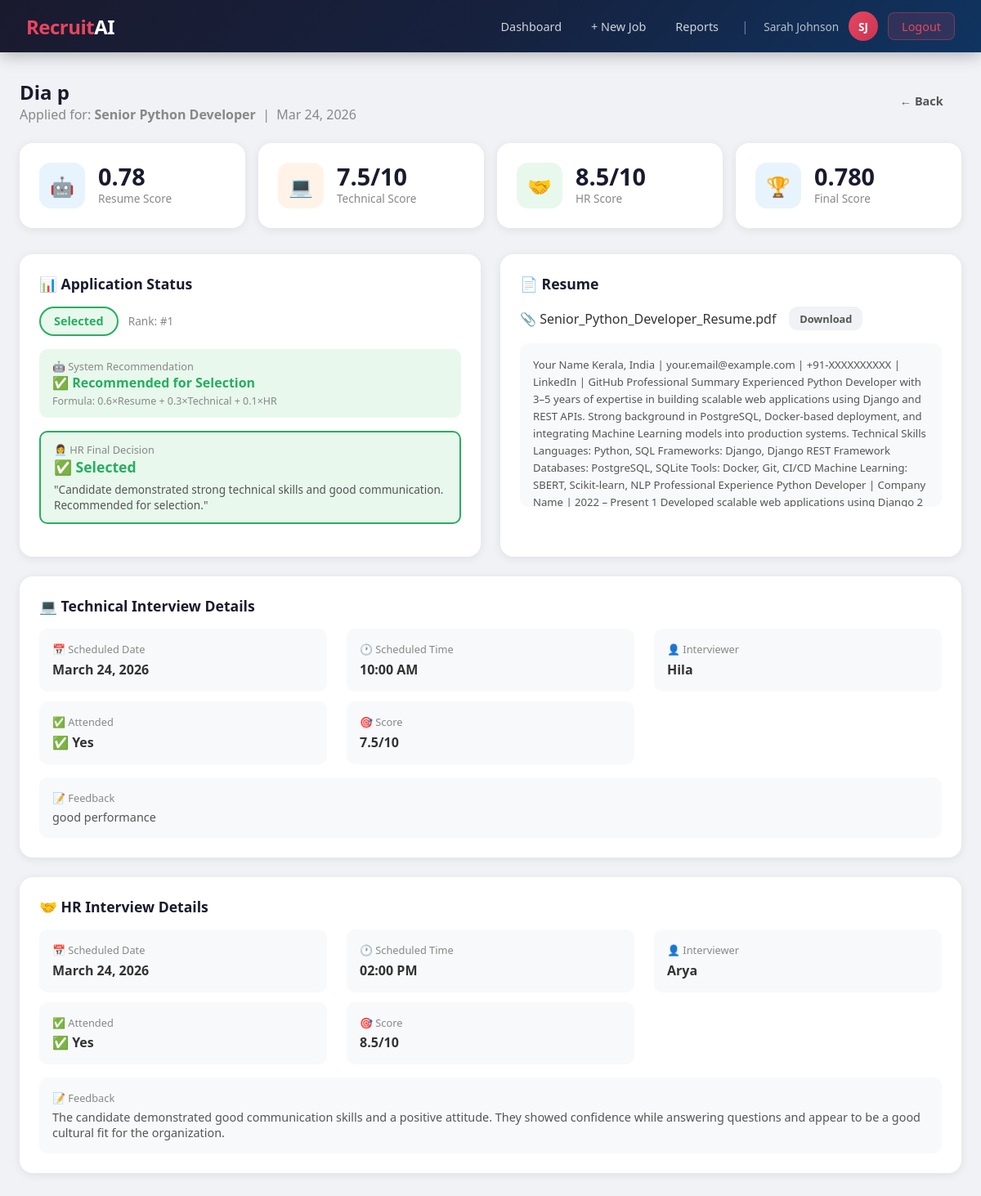
The app's page /hr/applications/3/ (signed in) with its own data.
### core/models.py (models this page shows, shortened)
class Application(models.Model):
    STATUS_CHOICES = [
        ('applied', 'Applied'),
        ('not_shortlisted', 'Not Shortlisted'),
        ('shortlisted', 'Shortlisted'),
        ('technical_scheduled', 'Technical Interview Scheduled'),
        ('technical_completed', 'Technical Interview Completed'),
        ('hr_scheduled', 'HR Interview Scheduled'),
        ('hr_completed', 'HR Interview Completed'),
        ('system_recommended', 'System Recommended'),
        ('selected', 'Selected'),
        ('rejected', 'Rejected'),
    ]
    RECOMMENDATION_CHOICES = [
        ('selected', 'Selected'),
        ('rejected', 'Rejected'),
    ]
    job = models.ForeignKey(
        Job,
        on_delete=models.CASCADE,
        related_name='applications'
    )
    candidate = models.ForeignKey(
        User,
        on_delete=models.CASCADE,
        related_name='applications'
    )
    resume = models.FileField(
        upload_to='resumes/'
    )
    resume_text = models.TextField(
        blank=True
    )
    status = models.CharField(
        max_length=30,
        choices=STATUS_CHOICES,
        default='applied',
        null=False,
        blank=False
    )
    rank = models.IntegerField(
        null=True,
        blank=True
    )
    applied_at = models.DateTimeField(
        auto_now_add=True
    )
    updated_at = models.DateTimeField(
        auto_now=True
    )
    resume_score = models.FloatField(
        null=True,
        blank=True
    )
    missing_skills = models.TextField(
        blank=True
    )
    rejection_reason = models.TextField(
        blank=True
    )
    technical_date = models.DateField(
        null=True,
        blank=True
    )
    technical_time = models.TimeField(
        null=True,
        blank=True
    )
    technical_interviewer = models.CharField(
        max_length=100,
        blank=True
    )
    technical_score = models.FloatField(
        null=True,
        blank=True
    )
    technical_attended = models.BooleanField(
        null=True,
        blank=True
    )
    technical_feedback = models.TextField(
        blank=True
    )
    hr_date = models.DateField(
        null=True,
        blank=True
    )
    hr_time = models.TimeField(
        null=True,
        blank=True
    )
    hr_interviewer = models.CharField(
        max_length=100,
        blank=True
    )
    hr_score = models.FloatField(
        null=True,
        blank=True
    )
    hr_attended = models.BooleanField(
        null=True,
        blank=True
    )
    hr_feedback = models.TextField(
        blank=True
    )
    final_score = models.FloatField(
        null=True,
        blank=True
    )
    system_recommendation = models.CharField(
        max_length=10,
        choices=RECOMMENDATION_CHOICES,
        null=True,
        blank=True
    )
    final_decision = models.CharField(
        max_length=10,
        choices=RECOMMENDATION_CHOICES,
        null=True,
        blank=True
    )
    hr_decision_notes = models.TextField(
        blank=True
    )
    class Meta:
        unique_together = ('job', 'candidate')
        ordering = ['-resume_score']

class Job(models.Model):
    hr = models.ForeignKey(
        User,
        on_delete=models.CASCADE,
        related_name='jobs'
    )
    title = models.CharField(
        max_length=200
    )
    required_skills = models.TextField(
        help_text="Comma-separated skills"
    )
    required_experience = models.CharField(
        max_length=100
    )
    description = models.TextField()
    start_date = models.DateField(
        null=True,
        blank=True
    )
    end_date = models.DateField(
        null=True,
        blank=True
    )
    created_at = models.DateTimeField(
        auto_now_add=True
    )
    updated_at = models.DateTimeField(
        auto_now=True
    )

### core/views.py (the view)
    @login_required
    def wrapper(request, *args, **kwargs):
        if not hasattr(request.user, 'profile') or not request.user.profile.is_hr():
            messages.error(request, "Access denied. HR only.")
            return redirect('dashboard')
        return func(request, *args, **kwargs)

### core/templates/core/application_detail_hr.html (shortened to what this page needs)
{% extends 'core/base.html' %}
{% block content %}
<div class="container">
    <div style="display:flex; justify-content:space-between; align-items:center; margin-bottom:1.5rem; flex-wrap:wrap; gap:1rem;">
        <div>
            <h1 style="font-size:1.5rem; font-weight:700; color:#1a1a2e;">
                {{ application.candidate.get_full_name|default:application.candidate.username }}
            </h1>
            <p style="color:#888;">Applied for: <strong>{{ application.job.title }}</strong> &nbsp;|&nbsp; {{ application.applied_at|date:"M d, Y" }}</p>
        </div>
        <div style="display:flex; gap:0.75rem; flex-wrap:wrap;">
            <a href="{% url 'job_applicants' application.job.pk %}" class="btn btn-secondary">← Back</a>
        </div>
    </div>
    <div class="stats-grid">
        <div class="stat-card">
            <div class="stat-icon blue">🤖</div>
            <div>
                <div class="stat-value">{% if application.resume_score is not None %}{{ application.resume_score|floatformat:2 }}{% else %}—{% endif %}</div>
                <div class="stat-label">Resume Score</div>
            </div>
        </div>
        <div class="stat-card">
            <div class="stat-icon orange">💻</div>
            <div>
                <div class="stat-value">{% if application.technical_score is not None %}{{ application.technical_score }}/10{% else %}—{% endif %}</div>
                <div class="stat-label">Technical Score</div>
            </div>
        </div>
        <div class="stat-card">
            <div class="stat-icon green">🤝</div>
            <div>
                <div class="stat-value">{% if application.hr_score is not None %}{{ application.hr_score }}/10{% else %}—{% endif %}</div>
                <div class="stat-label">HR Score</div>
            </div>
        </div>
        <div class="stat-card">
            <div class="stat-icon blue">🏆</div>
            <div>
                <div class="stat-value">{% if application.final_score is not None %}{{ application.final_score|floatformat:3 }}{% else %}—{% endif %}</div>
                <div class="stat-label">Final Score</div>
            </div>
        </div>
    </div>
    <div class="grid-2">
        <div class="card">
            <div class="card-title">📊 Application Status</div>
            <div style="margin-bottom:1rem;">
                <span class="badge badge-{{ application.status }}" style="font-size:0.9rem; padding:0.4rem 1rem;">
                    {{ application.get_status_display }}
                </span>
                {% if application.rank %}
                <span style="font-size:0.85rem; color:#888; margin-left:0.5rem;">Rank: #{{ application.rank }}</span>
                {% endif %}
            </div>
            {% if application.system_recommendation %}
            <div style="padding:0.75rem 1rem; border-radius:10px; background:{% if application.system_recommendation == 'selected' %}#e8f8ed{% else %}#fde8e8{% endif %}; margin-bottom:1rem;">
                <div style="font-size:0.8rem; color:#888;">🤖 System Recommendation</div>
                <div style="font-weight:700; color:{% if application.system_recommendation == 'selected' %}#27ae60{% else %}#e74c3c{% endif %};">
                    {% if application.system_recommendation == 'selected' %}✅ Recommended for Selection{% else %}❌ Not Recommended{% endif %}
                </div>
                <div style="font-size:0.78rem; color:#888; margin-top:0.2rem;">
                    Formula: 0.6×Resume + 0.3×Technical + 0.1×HR
                </div>
            </div>
            {% endif %}
            {% if application.final_decision %}
            <div style="padding:0.75rem 1rem; border-radius:10px; background:{% if application.final_decision == 'selected' %}#e8f8ed{% else %}#fde8e8{% endif %}; border:2px solid {% if application.final_decision == 'selected' %}#27ae60{% else %}#e74c3c{% endif %};">
                <div style="font-size:0.8rem; color:#888;">👩‍💼 HR Final Decision</div>
                <div style="font-weight:700; color:{% if application.final_decision == 'selected' %}#27ae60{% else %}#e74c3c{% endif %}; font-size:1.1rem;">
                    {% if application.final_decision == 'selected' %}✅ Selected{% else %}❌ Rejected{% endif %}
                </div>
                {% if application.hr_decision_notes %}
                <div style="font-size:0.85rem; color:#555; margin-top:0.4rem;">{{ application.hr_decision_notes }}</div>
                {% endif %}
            </div>
            {% endif %}
        </div>
        <div class="card">
            <div class="card-title">📄 Resume</div>
            <div style="display:flex; align-items:center; gap:1rem; margin-bottom:1rem;">
                <span>📎 {{ application.resume.name|slice:"8:" }}</span>
                <a href="{{ application.resume.url }}" class="btn btn-secondary btn-sm" download>Download</a>
            </div>
            {% if application.resume_text %}
            <div style="background:#f8f9fa; border-radius:10px; padding:1rem; max-height:200px; overflow-y:auto; font-size:0.82rem; line-height:1.6; color:#555;">
                {{ application.resume_text|truncatewords:150 }}
            </div>
            {% else %}
            <p style="color:#888; font-size:0.9rem;">Resume text not extracted yet.</p>
            {% endif %}
        </div>
    </div>
    {% if application.technical_date or application.technical_score is not None %}
    <div class="card">
        <div class="card-title">💻 Technical Interview Details</div>
        <div class="grid-3">
            <div style="background:#f8f9fa; border-radius:10px; padding:1rem;">
                <div style="font-size:0.8rem; color:#888;">📅 Scheduled Date</div>
                <div style="font-weight:600; margin-top:0.3rem;">
                    {{ application.technical_date|default:"Not set" }}
                </div>
            </div>
            <div style="background:#f8f9fa; border-radius:10px; padding:1rem;">
                <div style="font-size:0.8rem; color:#888;">🕐 Scheduled Time</div>
                <div style="font-weight:600; margin-top:0.3rem;">
                    {% if application.technical_time %}
                        {{ application.technical_time|time:"h:i A" }}
                    {% else %}—{% endif %}
                </div>
            </div>
            <div style="background:#f8f9fa; border-radius:10px; padding:1rem;">
                <div style="font-size:0.8rem; color:#888;">👤 Interviewer</div>
                <div style="font-weight:600; margin-top:0.3rem;">
                    {{ application.technical_interviewer|default:"—" }}
                </div>
            </div>
        </div>
        <div class="grid-3" style="margin-top:0.75rem;">
            <div style="background:#f8f9fa; border-radius:10px; padding:1rem;">
                <div style="font-size:0.8rem; color:#888;">✅ Attended</div>
                <div style="font-weight:600; margin-top:0.3rem;">
                    {% if application.technical_attended == True %}✅ Yes
                    {% elif application.technical_attended == False %}❌ No
                    {% else %}—{% endif %}
                </div>
            </div>
            <div style="background:#f8f9fa; border-radius:10px; padding:1rem;">
                <div style="font-size:0.8rem; color:#888;">🎯 Score</div>
                <div style="font-weight:600; margin-top:0.3rem;">
                    {% if application.technical_score is not None %}
                        {{ application.technical_score }}/10
                    {% else %}—{% endif %}
                </div>
            </div>
        </div>
        {% if application.technical_feedback %}
        <div style="margin-top:1rem; background:#f8f9fa; border-radius:10px; padding:1rem;">
            <div style="font-size:0.8rem; color:#888; margin-bottom:0.3rem;">📝 Feedback</div>
            <div style="font-size:0.9rem; color:#555;">{{ application.technical_feedback }}</div>
        </div>
        {% endif %}
    </div>
    {% endif %}
    {% if application.hr_date or application.hr_score is not None %}
    <div class="card">
        <div class="card-title">🤝 HR Interview Details</div>
        <div class="grid-3">
            <div style="background:#f8f9fa; border-radius:10px; padding:1rem;">
                <div style="font-size:0.8rem; color:#888;">📅 Scheduled Date</div>
                <div style="font-weight:600; margin-top:0.3rem;">
                    {{ application.hr_date|default:"Not set" }}
                </div>
            </div>
            <div style="background:#f8f9fa; border-radius:10px; padding:1rem;">
                <div style="font-size:0.8rem; color:#888;">🕐 Scheduled Time</div>
                <div style="font-weight:600; margin-top:0.3rem;">
                    {% if application.hr_time %}
                        {{ application.hr_time|time:"h:i A" }}
                    {% else %}—{% endif %}
                </div>
            </div>
            <div style="background:#f8f9fa; border-radius:10px; padding:1rem;">
                <div style="font-size:0.8rem; color:#888;">👤 Interviewer</div>
                <div style="font-weight:600; margin-top:0.3rem;">
                    {{ application.hr_interviewer|default:"—" }}
                </div>
            </div>
        </div>
        <div class="grid-3" style="margin-top:0.75rem;">
            <div style="background:#f8f9fa; border-radius:10px; padding:1rem;">
                <div style="font-size:0.8rem; color:#888;">✅ Attended</div>
                <div style="font-weight:600; margin-top:0.3rem;">
                    {% if application.hr_attended == True %}✅ Yes
                    {% elif application.hr_attended == False %}❌ No
                    {% else %}—{% endif %}
                </div>
            </div>
            <div style="background:#f8f9fa; border-radius:10px; padding:1rem;">
                <div style="font-size:0.8rem; color:#888;">🎯 Score</div>
                <div style="font-weight:600; margin-top:0.3rem;">
                    {% if application.hr_score is not None %}
                        {{ application.hr_score }}/10
                    {% else %}—{% endif %}
                </div>
            </div>
        </div>
        {% if application.hr_feedback %}
        <div style="margin-top:1rem; background:#f8f9fa; border-radius:10px; padding:1rem;">
            <div style="font-size:0.8rem; color:#888; margin-bottom:0.3rem;">📝 Feedback</div>
            <div style="font-size:0.9rem; color:#555;">{{ application.hr_feedback }}</div>
        </div>
        {% endif %}
    </div>
    {% endif %}
</div>
{% endblock %}

### core/templates/core/base.html (shortened to what this page needs)
<!DOCTYPE html>
<html lang="en">
<head>
</head>
<body>
{% if user.is_authenticated %}
<nav class="navbar">
    <a href="{% url 'dashboard' %}" class="navbar-brand">Recruit<span>AI</span></a>
    <div class="navbar-nav">
        {% if user.profile.is_hr %}
            <a href="{% url 'hr_dashboard' %}" class="nav-link">Dashboard</a>
            <a href="{% url 'create_job' %}" class="nav-link">+ New Job</a>
            <a href="{% url 'hr_reports' %}" class="nav-link">Reports</a>
        {% else %}
            <a href="{% url 'candidate_dashboard' %}" class="nav-link">My Applications</a>
            <a href="{% url 'job_list' %}" class="nav-link">Browse Jobs</a>
        {% endif %}
        <span style="color:rgba(255,255,255,0.4); padding: 0 0.5rem;">|</span>
        <span class="nav-username">{{ user.get_full_name|default:user.username }}</span>
        <a href="{% url 'view_profile' %}" class="nav-avatar" title="View Profile">
            {{ user.first_name|first|upper }}{{ user.last_name|first|upper }}
        </a>
        <a href="{% url 'logout' %}" class="btn-logout" style="margin-left:0.5rem;">Logout</a>
    </div>
</nav>
{% endif %}
{% block content %}{% endblock %}
</body>
</html>

### records on screen
Application: candidate.get_full_name "Dia p", job "Senior Python Developer", applied_at "Mar 24, 2026", resume_score "0.78", technical_score "7.5", hr_score "8.5", final_score "0.780", status "Selected", rank "1", hr_decision_notes "\"Candidate demonstrated strong technical skills and good communication. Recommended for selection.\"", resume.name "Senior_Python_Developer_Resume.pdf", resume_text "Your Name Kerala, India | your.email@example.com | +91-XXXXXXXXXX | LinkedIn | GitHub Professional Summary Experienced Python Developer with 3–5 years of expertise in building scalable web applications using Django and REST APIs. Strong background in PostgreSQL, Docker-based deployment, and integrating Machine Learning models into production systems. Technical Skills Languages: Python, SQL Frameworks: Django, Django REST Framework Databases: PostgreSQL, SQLite Tools: Docker, Git, CI/CD Machine Learning: SBERT, Scikit-learn, NLP Professional Experience Python Developer | Company Name | 2022 – Present 1 Developed scalable web applications using Django 2…", technical_date "March 24, 2026", technical_time "10:00 AM", technical_interviewer "Hila", technical_feedback "good performance", hr_date "March 24, 2026", hr_time "02:00 PM", hr_interviewer "Arya", hr_feedback "The candidate demonstrated good communication skills and a positive attitude. They showed confidence while answering questions and appear to be a good cultural fit for the organization."

### other values on screen
{{ user.get_full_name|default:user.username }} "Sarah Johnson"
{{ user.first_name|first|upper }} "S"
{{ user.last_name|first|upper }} "J"
